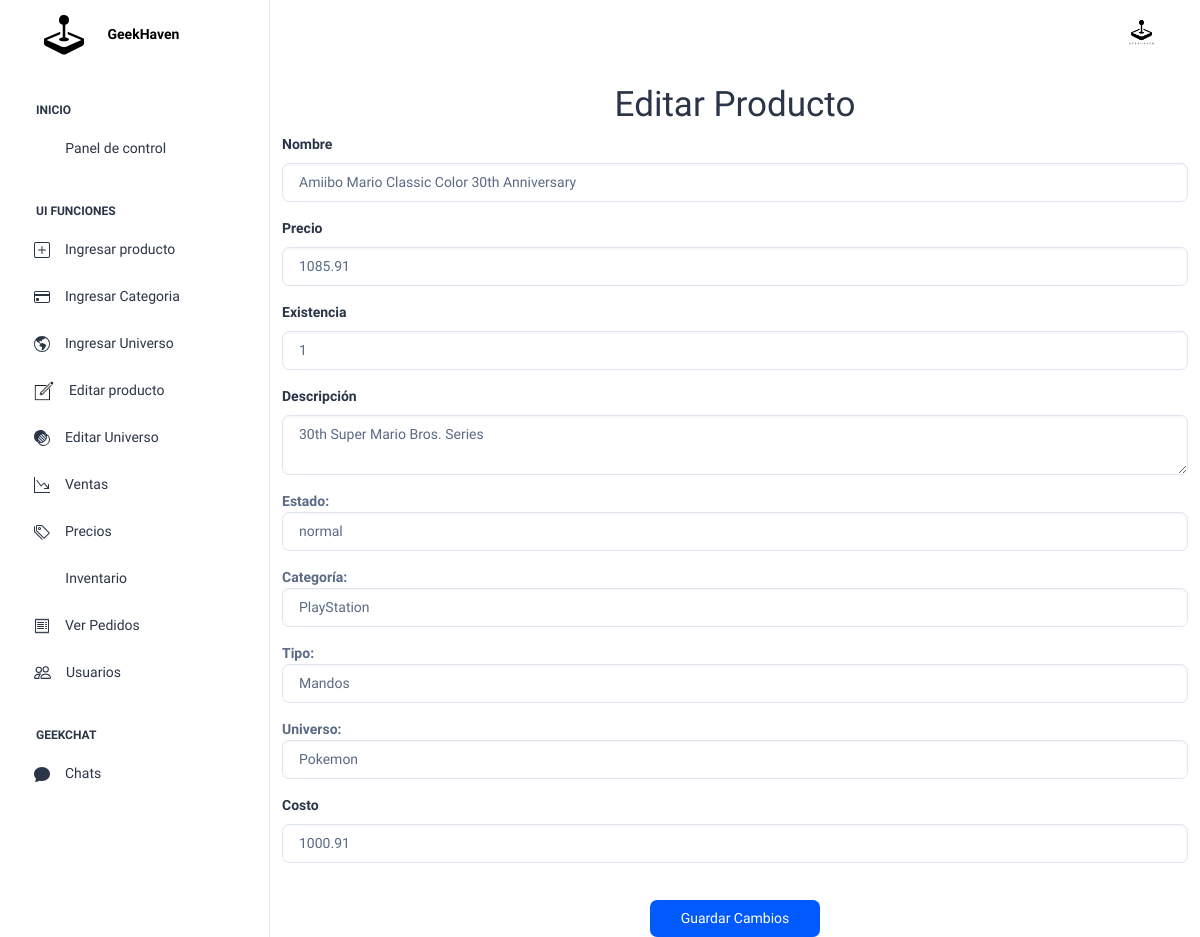
Before: /src/views/admin/html/editproducto.php?id=1 with the older database file.
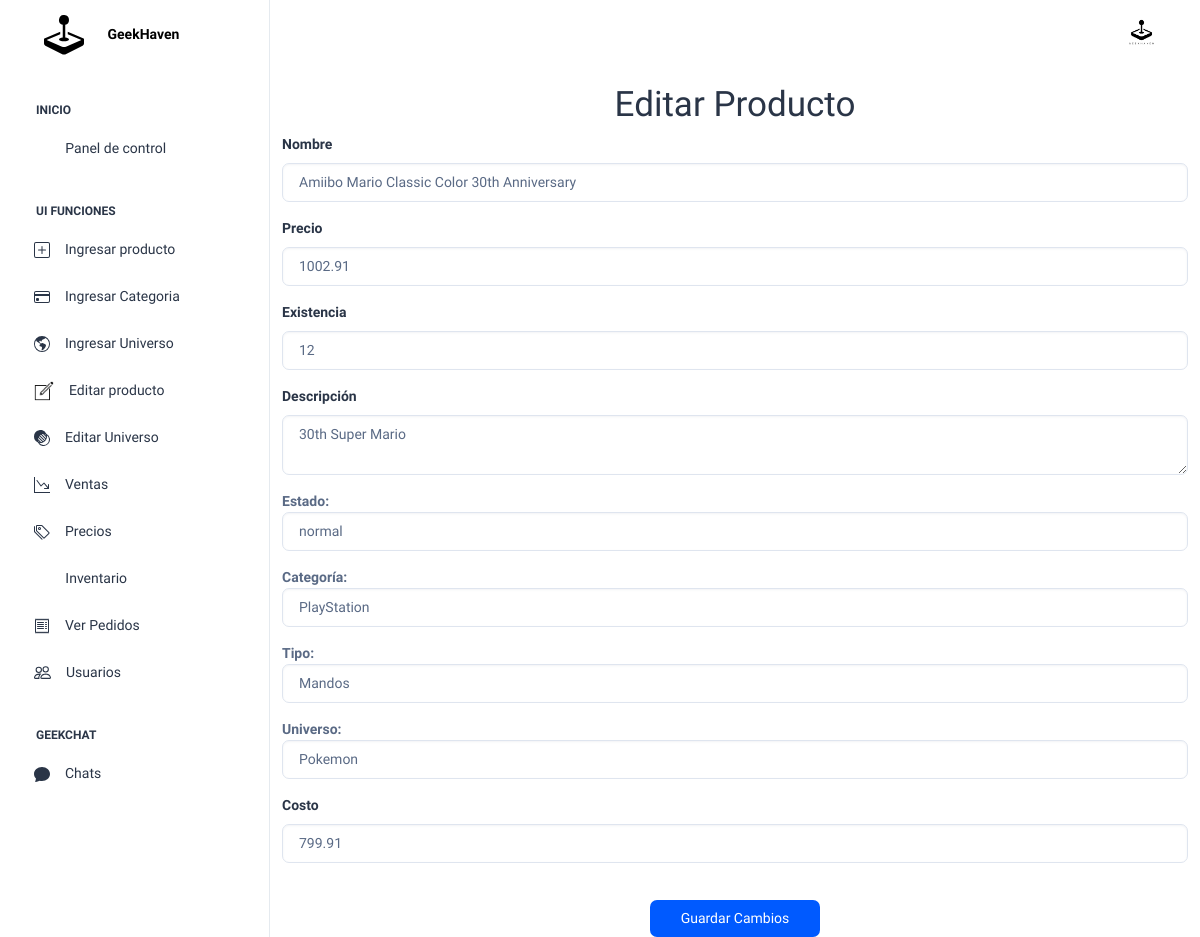
After: the same page with the newer database file.
### tables this page shows
CREATE TABLE `productos` (
  `id_producto` int(11) NOT NULL,
  `nom_producto` varchar(100) DEFAULT NULL,
  `precio` double DEFAULT NULL,
  `descripcion` varchar(500) DEFAULT NULL,
  `existencia` int(11) DEFAULT NULL,
  `estado` varchar(50) DEFAULT NULL,
  `id_cat` int(11) DEFAULT NULL,
  `tipo_id` int(11) DEFAULT NULL,
  `universo_id` int(11) DEFAULT NULL,
  `fecha` timestamp NOT NULL DEFAULT current_timestamp() ON UPDATE current_timestamp(),
  `precio_base` float DEFAULT NULL
);

### src/data/Database.php (called while the page is built, shortened)
<?php
class Database
{
    private $servername = "localhost";
    private $username = "root";
    private $password = "";
    private $dbname = "geekhaven";
    private $conn;
    public function __construct()
    {
        try {
            $this->conn = new PDO("mysql:host=$this->servername;dbname=$this->dbname", $this->username, $this->password);
            $this->conn->setAttribute(PDO::ATTR_ERRMODE, PDO::ERRMODE_EXCEPTION);
            $this->conn->exec("set names utf8");
        } catch (PDOException $e) {
            echo "Error en la conexión: " . $e->getMessage();
        }
    }
    public function ejecutarConsulta($sql, $params = [])
    {
        try {
            $stmt = $this->conn->prepare($sql);
            $stmt->execute($params);
            return $stmt;
        } catch (PDOException $e) {
            echo "Error en la consulta: " . $e->getMessage();
            return null;
        }
    }
    public function seleccionarDatos($sql, $params = [])
    {
        $stmt = $this->ejecutarConsulta($sql, $params);
        if ($stmt) {
            return $stmt->fetchAll(PDO::FETCH_ASSOC);
        } else {
            return null;
        }
    }
}
?>

### src/views/admin/html/editproducto.php (the view, shortened to what the changed rows need)
<?php
    $db = new Database;
        if(isset($_SESSION['id_producto'])){
        $productoQry="SELECT * from productos where productos.id_producto=$_SESSION[id_producto]";
        $producto=$db->seleccionarDatos($productoQry);
        foreach($producto as $res){
            $prd_nom = $res['nom_producto'];
            $prd_precio = $res['precio'];
            $prd_desc = $res['descripcion'];
            $prd_exist = $res['existencia'];
            $prd_costo = $res['precio_base'];
        }
        }
?>
<!doctype html>
<html lang="en">
<head>
  <link rel="stylesheet" href="../assets/css/styles.min.css" />
</head>
<body>
<?php include('navbar.php') ?>
<br><br><br><br>
<h1 align="center">Editar Producto</h1>
<div class="container">
    <div class="row">
    <form action="editproducto.php" method="post" enctype="multipart/form-data">
        <div class="mb-3">
            <label for="nombre" class="form-label"><strong>Nombre</strong></label>
            <input type="text" name="nombre" id="nombre" value="<?php echo $prd_nom?>" class="form-control" placeholder="Escribe el nombre del producto aquí" required>
        </div>
        <div class="mb-3">
            <label for="precio" class="form-label"><strong>Precio</strong></label>
            <input type="number" name="precio" id="precio"  value="<?php echo $prd_precio?>" class="form-control" placeholder="Escribe el precio del producto aquí" required>
        </div>
        <div class="mb-3">
            <label for="existencia" class="form-label"><strong>Existencia</strong></label>
            <input type="text" name="existencia" id="existencia"   value="<?php echo $prd_exist?>" class="form-control" placeholder="Escribe la existencia del producto aquí" required>
        </div>
        <div class="mb-3">
            <label for="descripcion" class="form-label"><strong>Descripción</strong></label>
            <textarea name="descripcion" id="descripcion"  class="form-control" placeholder="Escribe una descripción del producto" required><?php echo $prd_desc?></textarea>
        </div>
        <div class="mb-3">
            <label for="precio_base" class="form-label"><strong>Costo</strong></label>
            <input type="number" name="costo" id="costo"  value="<?php echo $prd_costo?>" class="form-control" placeholder="Escribe el costo base del producto aquí" required>
        </div>
        <br>
        </div>
    </div>
</div>

Changed rows visible on the page:
changed productos "Amiibo Mario Classic Color 30th Anniversary": precio "1085.91" → "1002.91"; existencia "1" → "12"; descripcion "30th Super Mario Bros. Series" → "30th Super Mario"; costo "1000.91" → "799.91"
